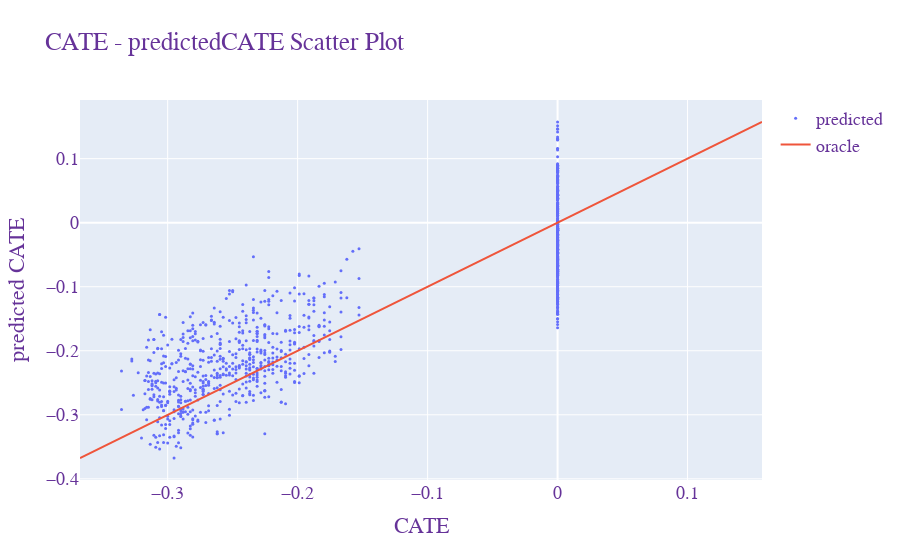

Write notebook code for a chart like this one.
### Code cell
scatterplot_CATE_predictedCATE(data['cate_test'][:1000], 
                               algo.cate_pred(data['X_test'][:1000]))

### Figure 1 — Plotly figure (JSON) as saved in the notebook; plotly's stock layout.template omitted (floating-point values rounded to 4 significant figures; data arrays with more than 128 entries replaced by an {"elided": "..."} marker saying what was removed)
{"data": [{"marker": {"size": 3}, "mode": "markers", "name": "predicted", "type": "scatter", "x": {"elided": "1000 float values"}, "y": {"elided": "1000 float values"}}, {"mode": "lines", "name": "oracle", "type": "scatter", "x": [-0.3675, 0.1573], "y": [-0.3675, 0.1573]}], "layout": {"font": {"color": "RebeccaPurple", "family": "Courier New, monospace", "size": 18}, "title": {"text": "CATE - predictedCATE Scatter Plot"}, "xaxis": {"title": {"text": "CATE"}}, "yaxis": {"title": {"text": "predicted CATE"}}}}
